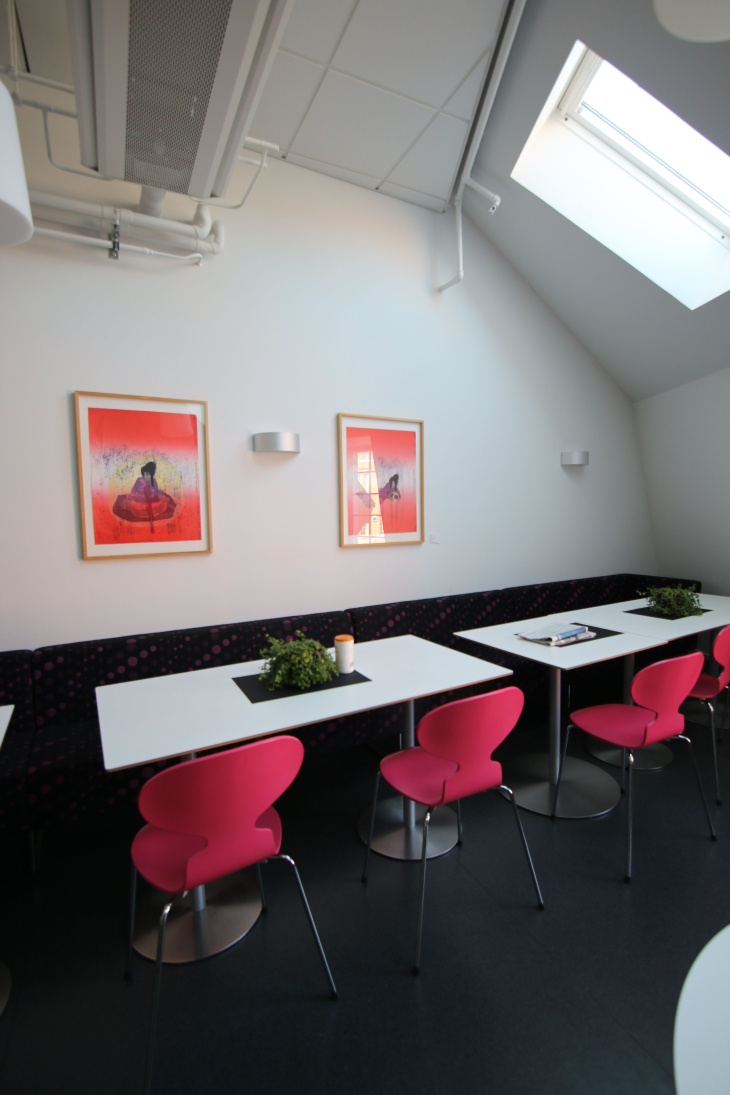
#> input picture img01.jpg, 3648 x 5472 px (shown at 1/5 size)
$ python new_homography_blending.py --first img01.jpg --second img11.jpg
#> lines starting #> are read from the running program, lines starting #| are printed output that depends on the picture; after the words box and inside, x2 and y2 are one past the last pixel; in counts of white or black regions, pixels touching at a corner belong together
#> further down, img1 is the input picture: shape (5472, 3648, 3); mean B, G, R 113.5, 112, 118.5
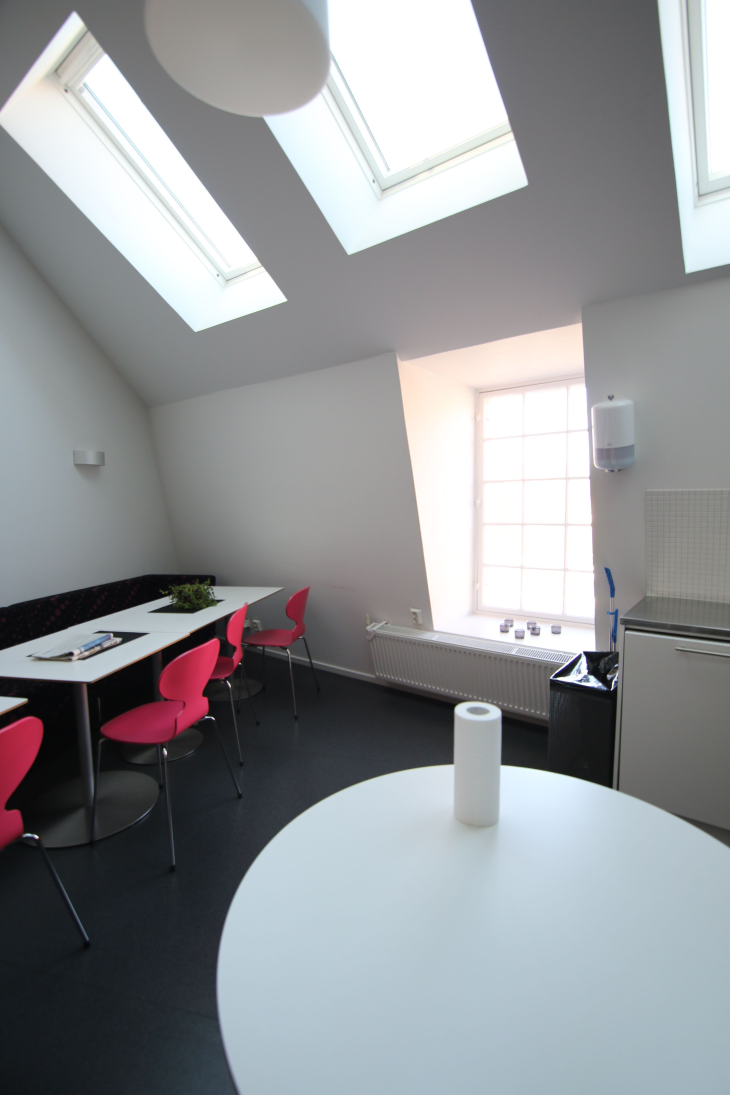
#> input picture img11.jpg, 3648 x 5472 px (shown at 1/5 size)
#> further down, img2 is the input picture: shape (5472, 3648, 3); mean B, G, R 151.4, 148.5, 146.1
import cv2
import numpy as np
import matplotlib.pyplot as plt
import argparse

# no_of_levels
K=6


def homography(im1,im2):

	# print("1")


  	# gray1=cv2.cvtColor(im1,cv2.COLOR_BGR2GRAY)
	orb=cv2.ORB_create(50000)
	kp1,d1=orb.detectAndCompute(im1,None)
#> kp1 = 4846 keypoints; strongest (x, y, size): (2920, 3261, 111.1), (2918, 3258, 64.3), (1070, 3596, 53.6), (188, 4186, 92.6)

	# print("2")

	# gray2=cv2.cvtColor(im2,cv2.COLOR_BGR2GRAY)
	kp2,d2=orb.detectAndCompute(im2,None)
#> kp2 = 7892 keypoints; strongest (x, y, size): (1466, 4315, 77.1), (2556, 3961, 77.1), (2557, 3963, 64.3), (2557, 3964, 53.6)

	# [5 lines of commented-out code are left out]

	bf = cv2.BFMatcher(cv2.NORM_HAMMING)
	matches = bf.knnMatch(d1,d2,k=2)
#> matches = 4846 matches
	# matches=sorted(matches,key=lambda m: m.distance)

	# print("4")

	good_matches = []
	for m,n in matches:
		if m.distance < n.distance:
			good_matches.append([m])
#> after the loop, good_matches = 4248 matches

	# print("5")

	points1=np.zeros((len(good_matches),2),dtype=np.float32)
#> points1 = 4248 pairs, first value 0 to 0, second value 0 to 0
	points2=np.zeros((len(good_matches),2),dtype=np.float32)
#> points2 has the same summary as points1

	# print("6")

	# print(points2)

	if len(good_matches) > 4:
		for i,m in enumerate(good_matches):
			points1[i, :]=np.matrix(kp1[m[0].queryIdx].pt)
			points2[i, :]=np.matrix(kp2[m[0].trainIdx].pt)
#> after the loop, points1 = 4248 pairs, first value 115.8 to 3502.6, second value 143.3 to 4697.3; points2 = 4248 pairs, first value 67.68 to 3616, second value 205.3 to 4954
		# print(points2)

		# print("7")

		h, mask=cv2.findHomography(points1,points2,cv2.RANSAC,5)
#> h = [[0.102, -0.03, 2653], [-0.626, 0.884, 344.6], [-0.000245, 9.07e-06, 1]]; mask = 4248 values, max 1 at index 21, min 0 at index 0, mean 0.206
	# [9 lines of commented-out code are left out]

	height1, width1, channels1 = im1.shape
#> height1 = 5472; width1 = 3648; channels1 = 3
	height2, width2, channels2 = im2.shape
#> height2 = 5472; width2 = 3648; channels2 = 3
	im1Reg = cv2.warpPerspective(im1, h, (width1+width2, height2),cv2.INTER_NEAREST)
	# [29 lines of commented-out code are left out]
	im1Reg=cv2.cvtColor(im1Reg,cv2.COLOR_BGR2GRAY)
	im1=cv2.cvtColor(im1,cv2.COLOR_BGR2GRAY)
	im2=cv2.cvtColor(im2,cv2.COLOR_BGR2GRAY)

	im2Reg=im1Reg[:,0:width2]

	# [6 lines of commented-out code are left out]
	sum_im2Reg=0
	sum_im2=0
	common_region=np.logical_and(im2Reg>0 , im2>0)
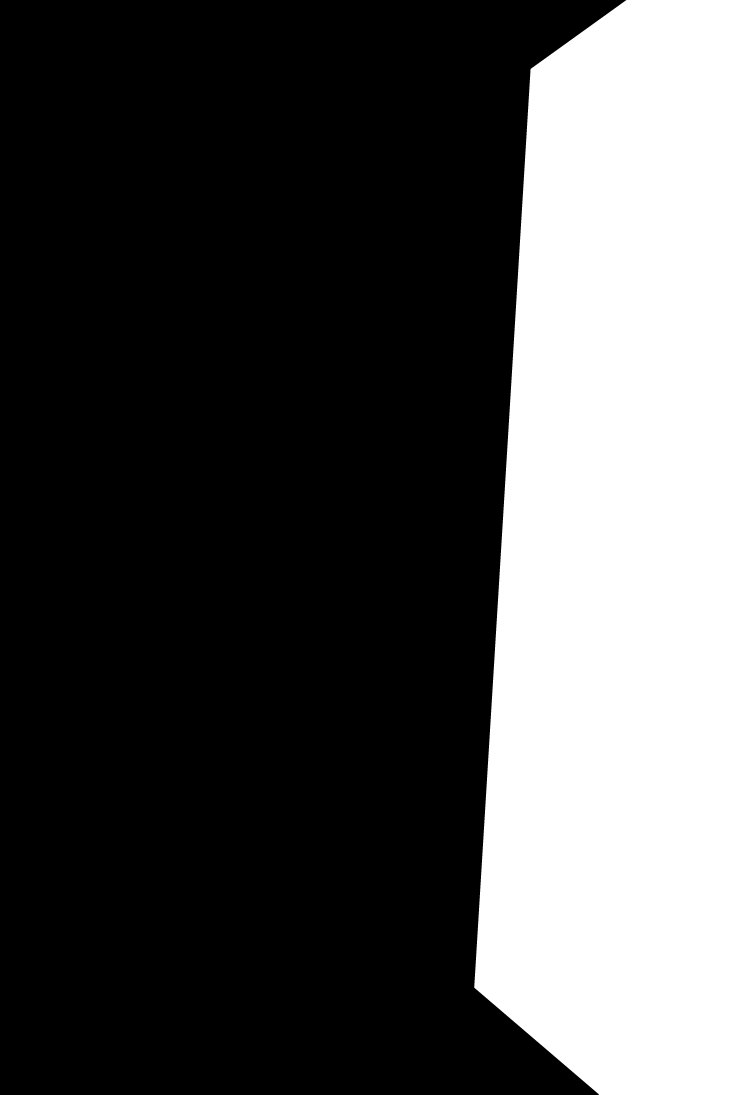
#> common_region: shape (5472, 3648) bool (shown at 1/5 size); 30% white; 1 white region, box (x1, y1, x2, y2) and area: (2371, 0, 3648, 5472) 5993913
	# print(im1Reg)
	if len(np.where(common_region)[0])>0:
		total_final=np.sum(im2[common_region])/np.prod(im2[common_region].shape)
#> total_final = 111.2
		total_warped=np.sum(im2Reg[common_region])/np.prod(im2Reg[common_region].shape)
#> total_warped = 109.5


		for i in im2Reg[common_region]:
			if total_final-90<i<total_final+90:
				sum_im2Reg=sum_im2Reg+i
#> this loop made 5993913 passes
#> (i, sum_im2Reg) on passes 1 to 12: (79, 79), (105, 184), (104, 288), (103, 391), (102, 493), (101, 594), (102, 696), (102, 798), (103, 901), (102, 1003), (104, 1107), (104, 1211)
#> sum_im2Reg on passes 61 to 66: 6290, 6394, 6499, 6606, 6711, 6818
#> after the loop, sum_im2Reg = 437935738

		for i in im2[common_region]:
			if total_warped-90<i<total_warped+90:
				sum_im2=sum_im2+i
#> this loop made 5993913 passes
#> (i, sum_im2) on passes 1 to 12: (107, 107), (107, 214), (106, 320), (105, 425), (108, 533), (108, 641), (108, 749), (109, 858), (110, 968), (110, 1078), (109, 1187), (107, 1294)
#> sum_im2 on passes 61 to 66: 6547, 6655, 6763, 6870, 6975, 7079
#> after the loop, sum_im2 = 443763965

		factor=float(sum_im2Reg)/sum_im2
#> factor = 0.987
		# print(im1Reg)
		# factor=1.5
		im1Reg= np.array(im1Reg)/factor
		# [7 lines of commented-out code are left out]

	im3Reg=im1Reg[:,width2:width2*2]

	# generate Gaussian pyramid for A
	G = im2.copy()
	gpA = [G]
	for i in xrange(K):
		G = cv2.pyrDown(G)
		gpA.append(G)
#> after the loop, gpA = 7 items

	# generate Gaussian pyramid for im3Reg
	G = im3Reg.copy()
	gpB = [G]
	for i in xrange(K):
		G = cv2.pyrDown(G)
		gpB.append(G)
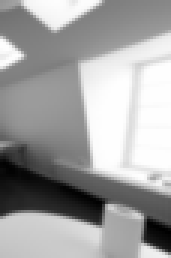
#> G: shape (86, 57) float64 (shown 3 times larger); min 19.34, max 258.4, mean 172; drawn with min black and max white
#> after the loop, gpB = 7 items

	# generate Laplacian Pyramid for im2
	lpA = [gpA[K-1]]
	for i in xrange(K-1,0,-1):
		GE = cv2.pyrUp(gpA[i])
		L = cv2.subtract(gpA[i-1],GE)
		lpA.append(L)
#> this loop made 5 passes
#> pass 1, in homography, `L = cv2.subtract(gpA[i-1],GE)`:
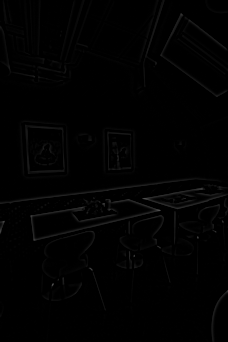
#> L: shape (342, 228); min 0, max 80, mean 1.7
#> after the loop, lpA = 6 items

	# generate Laplacian Pyramid for im3Reg
	lpB = [gpB[K-1]]
	for i in xrange(K-1,0,-1):
		GE = cv2.pyrUp(gpB[i])
		L = cv2.subtract(gpB[i-1],GE)
		lpB.append(L)
#> this loop made 5 passes
#> pass 2, in homography, `L = cv2.subtract(gpB[i-1],GE)`:
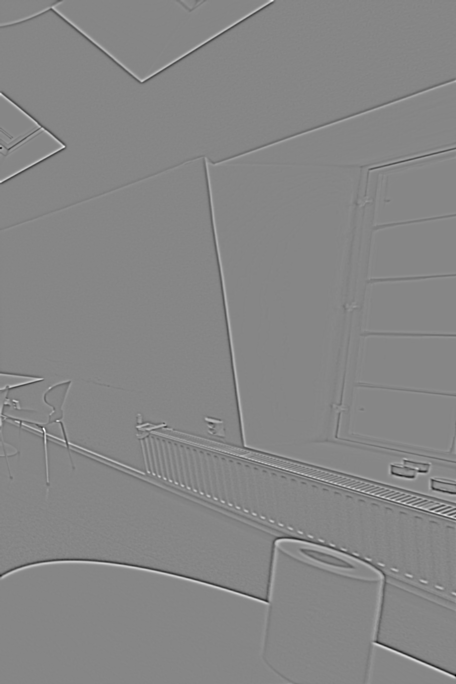
#> L: shape (684, 456) float64; min -49.89, max 44.78, mean 0; drawn with min black and max white
#> after the loop, lpB = 6 items


	LS = []
	for la,lb in zip(lpA,lpB):
		# rows,cols,dpt = la.shape
		ls = np.hstack((la[:,0:im2.shape[1]], lb[:,0:im3Reg.shape[1]]))
		LS.append(ls)
#> this loop made 6 passes
#> pass 3, in homography, `ls = np.hstack((la[:,0:im2.shape[1]], lb[:,0:im3Reg.shape[1]]))`:
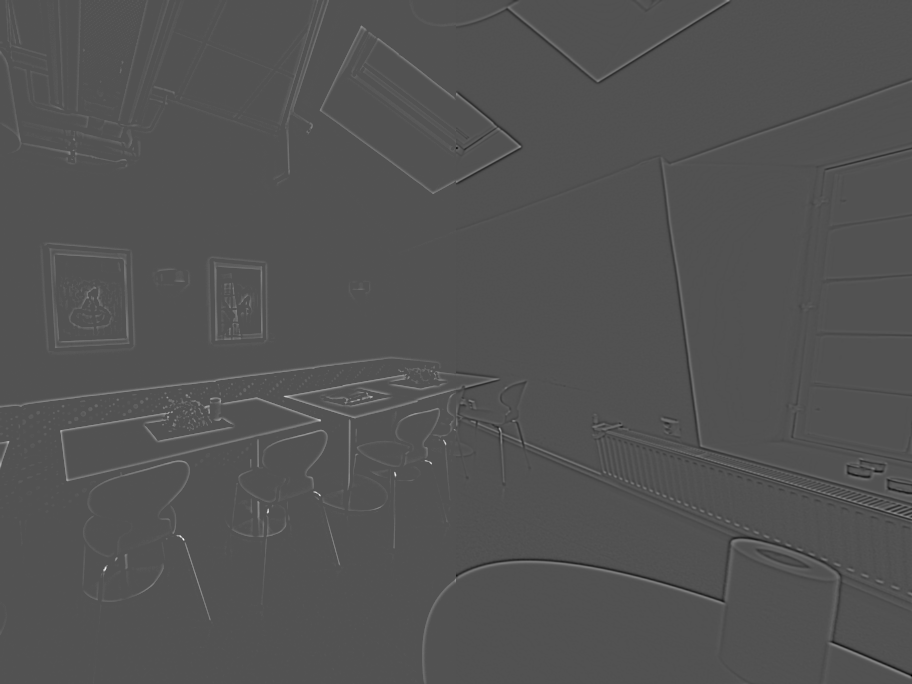
#> ls: shape (684, 912) float64; min -49.89, max 105, mean 0.5; drawn with min black and max white
#> after the loop, LS = 6 items

	# now reconstruct
	ls_ = LS[0]
	for i in xrange(1,K):
		ls_ = cv2.pyrUp(ls_)
		# LS[i]=cv2.resize(LS[i],None,fx=2,fy=2,interpolation = cv2.INTER_CUBIC)
		ls_ = cv2.add(ls_, LS[i])

	return ls_


if __name__=='__main__':
	ap = argparse.ArgumentParser()
	ap.add_argument("-f", "--first", required=True,
	help="path to the first image")
	ap.add_argument("-s", "--second", required=True,
	help="path to the second image")
	args = vars(ap.parse_args())

	img1=cv2.imread(args["first"],1)
	img2=cv2.imread(args["second"],1)
	# im1=cv2.resize(img1,None,fx=0.25,fy=0.25,interpolation = cv2.INTER_CUBIC)
	# im2=cv2.resize(img2,None,fx=0.25,fy=0.25,interpolation = cv2.INTER_CUBIC)
	finalimg = homography(img2,img1)
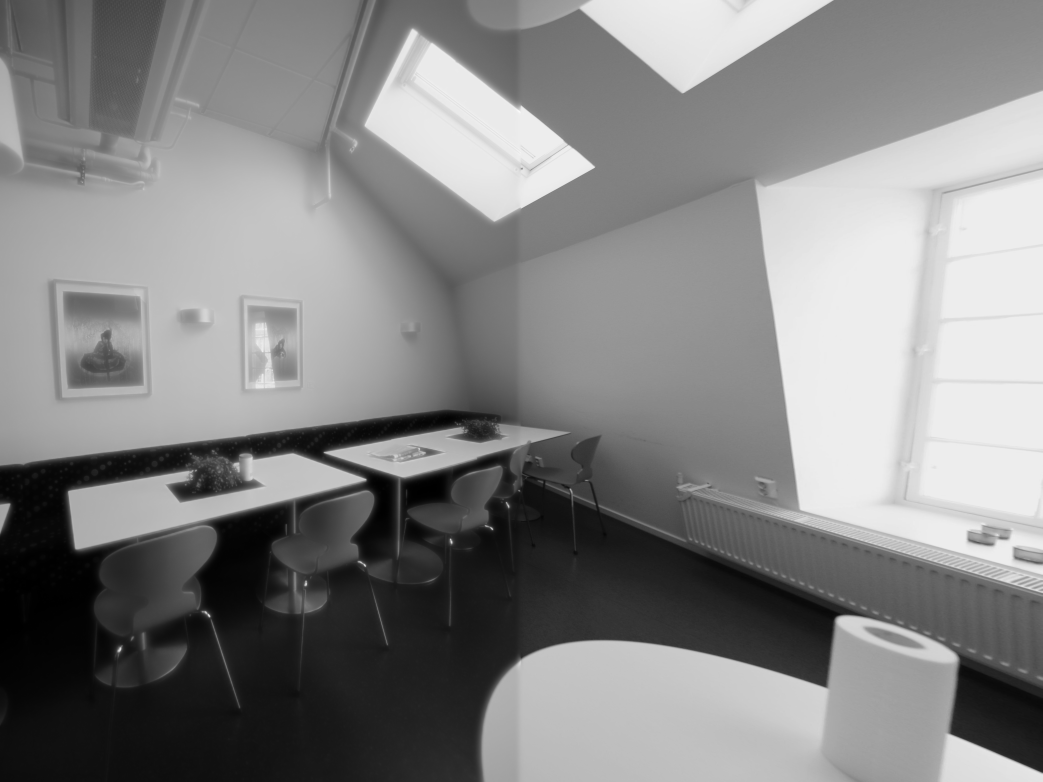
#> finalimg: shape (5472, 7296) float64 (shown at 1/7 size); min 3, max 276.7, mean 145.2; drawn with min black and max white

	cv2.imwrite("final2.jpg",finalimg)

	# homography(img2,img1)
